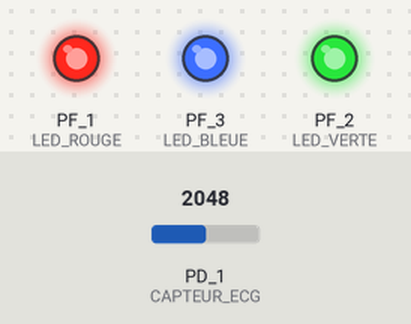
A sketch run on a simulated TI Tiva C LaunchPad. Parts: output pins drawn as LEDs (lit = HIGH). The test bench sets the inputs (shaded band); at power-on: PD_1 (CAPTEUR_ECG) = 2048. What the sketch prints to the serial monitor is not drawn.

Above: at 0.1 s.
Timing chart, 0 to 1.6 s (numbered marks = the images above):
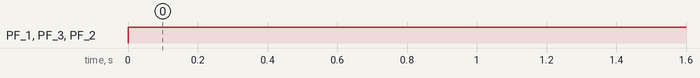

Measured:
- by itself, PF_1 (LED_ROUGE), PF_3 (LED_BLEUE), PF_2 (LED_VERTE): LOW → HIGH at 0.00 s

The sketch:

ecg.ino
```cpp
#include <math.h>
#include <stdio.h>
#include <stdlib.h>

//-----------------------------------------------------------------------------
//
// Mesure du rythme cardiaque (Capteur frequence cardiaque).
//
//  Lire les commentaires pour comprendre le programme. Remplacer les "????" par
//  une valeur ou un code adéquat avant d'executer le programme.
//  Ne pas modifier les lignes qui ne comportent pas de "????"
//-----------------------------------------------------------------------------

// Definition des fonctions de la librairie
//------------------------------------------
void Init_CapteurEcg(void);
int Mesure_FrequenceEcg(void);

//  LED tricolore de la carte AFFICHEUR
//------------------------------------------
#define LED_ROUGE PF_1
#define LED_VERTE PF_2
#define LED_BLEUE PF_3

void setup()
//-----------------------------------------------------
// Fonction d'initialisation du programme Energia
//-----------------------------------------------------
{
  // Initialisation de la vitesse du port serie de la console à 9600 bauds
  Serial.begin(9600);
  // Appel du la fonction librairie pour initialiser le capteur
  Init_CapteurEcg();

  pinMode(LED_ROUGE, OUTPUT);
  pinMode(LED_VERTE, OUTPUT);
  pinMode(LED_BLEUE, OUTPUT);
}

//-------------------------------------------------------------
// Définir les valeurs minimale et maximale d'une
// fréquence cardiaque raisonnables
//-------------------------------------------------------------
#define VALEUR_ECG_MIN (30)
#define VALEUR_ECG_MAX (160)

void loop()
//-----------------------------------------------------
// Fonction principale du programme Energia
//-----------------------------------------------------
{
  // Déclaration de variables
  short FreqEcg_bpm; // frequence cardiaque en bpm
  short etat_led_rouge, etat_led_vert, etat_led_bleu;

  Serial.println(" ");
  Serial.println("--- Mesure du rythme cardiaque ---");

  // Appeler la fonction
  FreqEcg_bpm = Mesure_FrequenceEcg();

  // afficher la valeur mesurée
  Serial.print("      Fréquence mesurée = ");
  Serial.print(FreqEcg_bpm);

  // Tester la valeur retournée
  if (FreqEcg_bpm <= 0)
  { // puissance trop faible = pas de signal
    Serial.println("   +++ Pas de signal reçu.");
    // allumer la LED en Blanc
    etat_led_rouge = HIGH; // état HIGH ou LOW
    etat_led_vert = HIGH;
    etat_led_bleu = HIGH;
  }
  else if (FreqEcg_bpm >= VALEUR_ECG_MIN && FreqEcg_bpm <= VALEUR_ECG_MAX)
  { // Il y a une valeur acceptable,
    Serial.println("    Signal ECG probable.");
    // allumer la LED en verte
    etat_led_rouge = LOW; // état HIGH ou LOW
    etat_led_vert = HIGH;
    etat_led_bleu = LOW;
  }
  else
  { // Signal avec de la puissance mais pas acceptable
    Serial.println("    Signal pas acceptable.");
    // allumer la LED en Rouge,
    etat_led_rouge = HIGH; // état HIGH ou LOW
    etat_led_vert = LOW;
    etat_led_bleu = LOW;
  }
  Serial.println(" ");

  digitalWrite(LED_ROUGE, etat_led_rouge);
  digitalWrite(LED_VERTE, etat_led_vert);
  digitalWrite(LED_BLEUE, etat_led_bleu);

  // Il faut laisser 2 seconde entre deux lectures du capteur
  delay(2000);
}

//--------------------------------------------------------------------
// Définir ici sur quel port du µC vous avez connecté le capteur ECG
//--------------------------------------------------------------------
// Remplacer dans la ligne ci-dessous ?? par le numéro du Port.
// Cela doit etre PD_1 ou PD_0
#define CAPTEUR_ECG PD_1

//---------------------------------------------------------------
// Définir ici les parametres d'echantillonnage
// Les indications de limites sont dictées par les paramètres de
// la carte TIVA utilisée (memoire = 32 KBytes, Frequence max de
// la fonction 'analogRead' = 10 KHz)
//---------------------------------------------------------------
//  Choisir la frequence d'echantillonnage en Hz
// Valeur raisonnable = 10/20/40 fois (frequence Ecg max)
#define FREQ_ECH (20)

// Definir la duree du signal en secondes
// Valeur raisonnable = temps pour avoir 6/8/10 pics
#define DUREE_SIGNAL (10 * 1 / FREQ_ECH)

// calculer la taille des echantillons en fonction de
// la fréquence FREQ_ECH et de la duree DUREE_SIGNAL
#define SIZE_BUFF (FREQ_ECH * DUREE_SIGNAL)

// Definir la fenetre pour le calcul de la puissance (duree en ms)
// #define   DUREE_DEMI_FEN  ("???")
// Calculer le nombre d'echantillons correspondant K
// #define   LEN_K (DUREE_DEMI_FEN*FREQ_ECH/1000)
// Le choix est un peu "guidé" pour avoir une fenetre de 10 echantillons
#define LEN_K (10)

//  Calcul automatique de la periode d'echantillonnage en millisecondes
//  Voir la fonction millis()
#define TIME_ECH (1000 / FREQ_ECH) /* temps en millisecondes   */

//  Buffer des échantillons (nombres entiers 16 bits)
short Buffer_Ech[SIZE_BUFF];
short Buffer_ecg[SIZE_BUFF];
//  Buffer de la Puissance instantannée du signal
float Pwr_Inst[SIZE_BUFF];
//  Buffer de calcul de l'autocorrelation
float SignCorr[SIZE_BUFF];

//--------------------------------------------------------------------
// Définir expérimentalement la puissance seuil qui indique une absence
// de signal.
//--------------------------------------------------------------------
#define P_MOYEN_SEUIL (40e3)

void Lecture_BufferSignalEcg(void);

int Mesure_FrequenceEcg(void)
//------------------------------------------------------------------------------
// Parametre en entree  : rien
// Parametre en sortie  : la frequence cardiaque en bpm calculée
//      Retourner (-1) s'il n'y a pas de signal (puissance < Pseuil)
// Remarque: il ne sert à rien d'exprimer une frequence cardiaque
// à 1/10eme ou 1/100eme près. Une valeur entière est suffisante.
//------------------------------------------------------------------------------
{ // il faut utiliser les variables définies
  float puiss_moy, puiss_sum, sumfen, pval;
  int val_moy, n, k, FreqBpm;
  int K = LEN_K;
  puiss_sum = 0;

  // ajouter des variables pour votre algo
  int puiss_inst;
  float ac[SIZE_BUFF];
  int peaks[SIZE_BUFF];
  int num_peaks = 0;
  float peak_distance = 0;
  int i, j;
  float periodeBPM;
  int detection[SIZE_BUFF];
  int *idstart = (int *)calloc(SIZE_BUFF, sizeof(int));
  int *idend = (int *)calloc(SIZE_BUFF, sizeof(int));
  int nbbruit = 0;
  int nb = 0;
  int counter = 0;

  // lire un buffer du signal sonore en appelant la fonction ...
  Lecture_BufferSignalEcg();

  // Faire ici votre algorithme de Matlab
  // Calcul de la puissance instantanee puis la puissance moyenne
  for (n = K; n <= SIZE_BUFF - K - 1; n++)
  {
    sumfen = 0;
    for (k = n - LEN_K; k <= n + LEN_K; k++)
    {
      pval = Buffer_Ech[k];
      sumfen += pval * pval;
    }
    puiss_inst = sumfen / (2 * LEN_K + 1);
    puiss_sum += puiss_inst;
    Pwr_Inst[n] = puiss_inst;
  }
  puiss_moy = puiss_sum / (SIZE_BUFF - 2 * k - 1);
  for (int i = 0; i <= SIZE_BUFF - 1; i++)
  {
    Buffer_Ech[i] = Buffer_Ech[i] - val_moy;
  }
  for (n = k; n <= SIZE_BUFF - k - 1; n++)
  {
    if (Pwr_Inst[n] >= puiss_moy)
      ;
    {
      detection[n] = 1;
    }
  }
  for (n = k; n <= SIZE_BUFF - k - 1; n++)
  {
    if (detection[n] == 1)
    {
      nb++;
    }
  }
  int Buffer_ecg[nb];
  for (n = k; n <= SIZE_BUFF - k - 1; n++)
  {
    if (detection[n] == 1)
    {
      Buffer_ecg[counter] = Buffer_Ech[n];
      counter++;
    }
  }
  //--------------------
  // Faire votre algorithme MATLAB pour
  // trouver la frequence cardiaque
  //--------------------

  // Calculer l'autocorrélation
  for (i = 0; i < SIZE_BUFF; i++)
  {
    ac[i] = 0;
    for (j = 0; j < SIZE_BUFF - i; j++)
    {
      ac[i] += Buffer_ecg[j] * Buffer_ecg[j + i];
    }

    ac[i] /= SIZE_BUFF;
  }
  // Trouver les pics de l'autocorrélation
  for (i = 1; i < SIZE_BUFF - 1; i++)
  {
    if (ac[i] > ac[i - 1] && ac[i] > ac[i + 1])
    {
      peaks[num_peaks] = i;
      num_peaks++;
    }
  }

  periodeBPM = peaks[1] / FREQ_ECH;
  FreqBpm = 60 / periodeBPM;
  // Retourner la frequence cardiaque
  return FreqBpm;
}

void Lecture_BufferSignalEcg(void)
//------------------------------------------------------------------------------
// Parametre en entree  : rien    // Parametre en sortie  : rien
// Les informations sont dans des variables globales
//------------------------------------------------------------------------------
{ // vous n'avez pas besoin d'ajouter de variables dans cette fonction
  unsigned long curtime, nextime;
  short nb_ech, val_ech;
  nb_ech = 0;
  curtime = micros();
  nextime = TIME_ECH;
  // Voir l'aide en ligne de la fonction 'micros()' de Energia
  // initialiser le prochain temps d'echantillonnage (nextime)
  // faire une boucle qui attend la lecture des 'SIZE_BUFF' echantillons
  while (nb_ech <= SIZE_BUFF)
  {
    curtime = micros();
    // attendre le prochain temps d'echantillonnage en testant si
    if (curtime >= nextime)
    {
      // le temps actuel (curtime) a atteind ce prochain temps (nextime)
      // lire un echantillon et le mettre dans le buffer Buffer_Ech[]
      val_ech = analogRead(CAPTEUR_ECG);
      Buffer_ecg[nb_ech] = val_ech;
      // actualiser le nombre d'échantillons lus (nb_ech)
      nb_ech += 1;
      // calculer le prochain temps d'echantillonnage (nextime)
      nextime += TIME_ECH;
    }
  }
  return;
}

void Init_CapteurEcg(void)
//------------------------------------------------------------------------------
// Parametre en entree : rien   // Parametre en sortie : rien
//------------------------------------------------------------------------------
{ // configure le port en entrée
  pinMode(CAPTEUR_ECG, INPUT);
}
```
